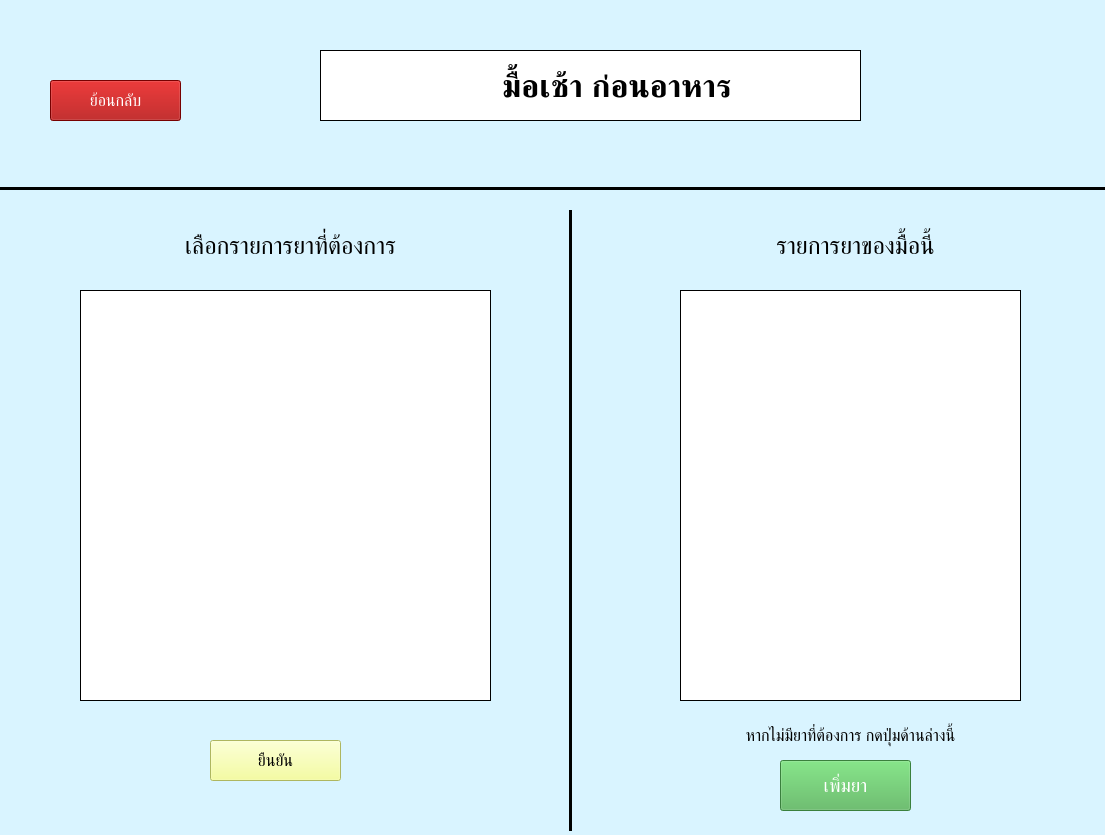
<?xml version="1.0" encoding="UTF-8"?>
<ui version="4.0">
 <class>select_drug</class>
 <widget class="QMainWindow" name="select_drug">
  <property name="geometry">
   <rect>
    <x>0</x>
    <y>0</y>
    <width>1105</width>
    <height>835</height>
   </rect>
  </property>
  <property name="windowTitle">
   <string>เลือกมื้อยา</string>
  </property>
  <property name="styleSheet">
   <string notr="true">background-color: rgb(217, 244, 255)</string>
  </property>
  <widget class="QWidget" name="centralwidget">
   <widget class="Line" name="line">
    <property name="geometry">
     <rect>
      <x>-20</x>
      <y>180</y>
      <width>1201</width>
      <height>16</height>
     </rect>
    </property>
    <property name="frameShadow">
     <enum>QFrame::Plain</enum>
    </property>
    <property name="lineWidth">
     <number>3</number>
    </property>
    <property name="orientation">
     <enum>Qt::Horizontal</enum>
    </property>
   </widget>
   <widget class="QLabel" name="label">
    <property name="geometry">
     <rect>
      <x>320</x>
      <y>50</y>
      <width>541</width>
      <height>71</height>
     </rect>
    </property>
    <property name="font">
     <font>
      <pointsize>24</pointsize>
      <weight>75</weight>
      <bold>true</bold>
     </font>
    </property>
    <property name="styleSheet">
     <string notr="true">background-color: rgb(255, 255, 255);</string>
    </property>
    <property name="frameShape">
     <enum>QFrame::Box</enum>
    </property>
    <property name="lineWidth">
     <number>1</number>
    </property>
    <property name="text">
     <string>      มื้อเช้า ก่อนอาหาร</string>
    </property>
    <property name="textFormat">
     <enum>Qt::AutoText</enum>
    </property>
    <property name="scaledContents">
     <bool>false</bool>
    </property>
    <property name="alignment">
     <set>Qt::AlignCenter</set>
    </property>
    <property name="wordWrap">
     <bool>true</bool>
    </property>
   </widget>
   <widget class="QPushButton" name="add_back_pushButton">
    <property name="geometry">
     <rect>
      <x>50</x>
      <y>80</y>
      <width>131</width>
      <height>41</height>
     </rect>
    </property>
    <property name="font">
     <font>
      <pointsize>12</pointsize>
     </font>
    </property>
    <property name="styleSheet">
     <string notr="true">color: rgb(255, 255, 255);
background-color: rgb(166, 0, 0)</string>
    </property>
    <property name="text">
     <string>ย้อนกลับ</string>
    </property>
   </widget>
   <widget class="QLabel" name="label_2">
    <property name="geometry">
     <rect>
      <x>360</x>
      <y>70</y>
      <width>41</width>
      <height>41</height>
     </rect>
    </property>
    <property name="font">
     <font>
      <pointsize>24</pointsize>
      <weight>75</weight>
      <bold>true</bold>
     </font>
    </property>
    <property name="styleSheet">
     <string notr="true">background-color: rgb(255, 255, 255);</string>
    </property>
    <property name="frameShape">
     <enum>QFrame::NoFrame</enum>
    </property>
    <property name="lineWidth">
     <number>1</number>
    </property>
    <property name="text">
     <string/>
    </property>
    <property name="textFormat">
     <enum>Qt::AutoText</enum>
    </property>
    <property name="pixmap">
     <pixmap resource="../../PyQt/Resources/resources.qrc">:/icons/drug_icon.png</pixmap>
    </property>
    <property name="scaledContents">
     <bool>true</bool>
    </property>
    <property name="alignment">
     <set>Qt::AlignCenter</set>
    </property>
    <property name="wordWrap">
     <bool>true</bool>
    </property>
   </widget>
   <widget class="Line" name="line_2">
    <property name="geometry">
     <rect>
      <x>560</x>
      <y>210</y>
      <width>20</width>
      <height>621</height>
     </rect>
    </property>
    <property name="frameShadow">
     <enum>QFrame::Plain</enum>
    </property>
    <property name="lineWidth">
     <number>3</number>
    </property>
    <property name="orientation">
     <enum>Qt::Vertical</enum>
    </property>
   </widget>
   <widget class="QListWidget" name="listWidget">
    <property name="geometry">
     <rect>
      <x>680</x>
      <y>290</y>
      <width>341</width>
      <height>411</height>
     </rect>
    </property>
    <property name="styleSheet">
     <string notr="true">background-color: rgb(255, 255, 255);</string>
    </property>
    <property name="frameShape">
     <enum>QFrame::Box</enum>
    </property>
    <property name="frameShadow">
     <enum>QFrame::Plain</enum>
    </property>
    <property name="lineWidth">
     <number>1</number>
    </property>
   </widget>
   <widget class="QPushButton" name="select_drug_pushButton">
    <property name="geometry">
     <rect>
      <x>210</x>
      <y>740</y>
      <width>131</width>
      <height>41</height>
     </rect>
    </property>
    <property name="font">
     <font>
      <pointsize>12</pointsize>
     </font>
    </property>
    <property name="styleSheet">
     <string notr="true">background-color: rgb(243, 255, 134);</string>
    </property>
    <property name="text">
     <string>ยืนยัน</string>
    </property>
   </widget>
   <widget class="QLabel" name="drugHave_label">
    <property name="geometry">
     <rect>
      <x>740</x>
      <y>220</y>
      <width>231</width>
      <height>51</height>
     </rect>
    </property>
    <property name="font">
     <font>
      <pointsize>18</pointsize>
     </font>
    </property>
    <property name="text">
     <string>รายการยาของมื้อนี้</string>
    </property>
    <property name="alignment">
     <set>Qt::AlignCenter</set>
    </property>
   </widget>
   <widget class="QListWidget" name="listWidget_2">
    <property name="geometry">
     <rect>
      <x>80</x>
      <y>290</y>
      <width>411</width>
      <height>411</height>
     </rect>
    </property>
    <property name="font">
     <font>
      <pointsize>11</pointsize>
     </font>
    </property>
    <property name="styleSheet">
     <string notr="true">background-color: rgb(255, 255, 255);</string>
    </property>
    <property name="frameShape">
     <enum>QFrame::Box</enum>
    </property>
    <property name="frameShadow">
     <enum>QFrame::Plain</enum>
    </property>
    <property name="lineWidth">
     <number>1</number>
    </property>
   </widget>
   <widget class="QLabel" name="drugHave_label_2">
    <property name="geometry">
     <rect>
      <x>110</x>
      <y>220</y>
      <width>361</width>
      <height>51</height>
     </rect>
    </property>
    <property name="font">
     <font>
      <pointsize>18</pointsize>
     </font>
    </property>
    <property name="text">
     <string>เลือกรายการยาที่ต้องการ</string>
    </property>
    <property name="alignment">
     <set>Qt::AlignCenter</set>
    </property>
   </widget>
   <widget class="QPushButton" name="pushButton_3">
    <property name="geometry">
     <rect>
      <x>780</x>
      <y>760</y>
      <width>131</width>
      <height>51</height>
     </rect>
    </property>
    <property name="font">
     <font>
      <pointsize>14</pointsize>
     </font>
    </property>
    <property name="styleSheet">
     <string notr="true">color: rgb(255, 255, 255);
background-color: rgb(81, 179, 85);</string>
    </property>
    <property name="text">
     <string>เพิ่มยา</string>
    </property>
   </widget>
   <widget class="QLabel" name="drugHave_label_3">
    <property name="geometry">
     <rect>
      <x>670</x>
      <y>720</y>
      <width>361</width>
      <height>31</height>
     </rect>
    </property>
    <property name="font">
     <font>
      <pointsize>12</pointsize>
     </font>
    </property>
    <property name="text">
     <string>หากไม่มียาที่ต้องการ กดปุ่มด้านล่างนี้</string>
    </property>
    <property name="alignment">
     <set>Qt::AlignCenter</set>
    </property>
   </widget>
  </widget>
 </widget>
 <resources>
  <include location="../../PyQt/Resources/resources.qrc"/>
 </resources>
 <connections/>
</ui>
